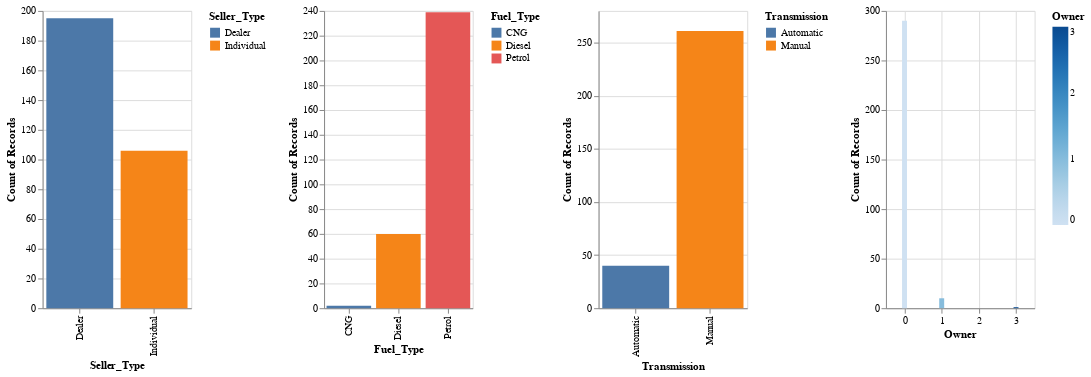

The code cell stored with this chart in its notebook:
### Code cell
import altair as alt

# Definindo a seleção de intervalo
interval = alt.selection_interval()

# Gráfico de barras para Seller_Type
bar1 = alt.Chart(base_car).mark_bar().encode(
    x = alt.X('Seller_Type'),
    y = alt.Y('count()'),
    tooltip = ('Seller_Type', 'count()'),
    color = alt.condition(interval, 'Seller_Type', alt.value('lightgray'))
).properties(
    width = 150
).add_selection(
    interval
)

# Gráfico de barras para Fuel_Type
bar2 = alt.Chart(base_car).mark_bar().encode(
    x = alt.X('Fuel_Type'),
    y = alt.Y('count()'),
    tooltip = ('Fuel_Type', 'count()'),
    color = alt.condition(interval, 'Fuel_Type', alt.value('lightgray'))
).properties(
    width = 150
).add_selection(
    interval
)

# Gráfico de barras para Transmission
bar3 = alt.Chart(base_car).mark_bar().encode(
    x = alt.X('Transmission'),
    y = alt.Y('count()'),
    tooltip = ('Transmission', 'count()'),
    color = alt.condition(interval, 'Transmission', alt.value('lightgray'))
).properties(
    width = 150
).add_selection(
    interval
)

# Gráfico de barras para Owner
bar4 = alt.Chart(base_car).mark_bar().encode(
    x = alt.X('Owner'),
    y = alt.Y('count()'),
    tooltip = ('Owner', 'count()'),
    color = alt.condition(interval, 'Owner', alt.value('lightgray'))
).properties(
    width = 150
).add_selection(
    interval
)

# Juntando os gráficos
(bar1 | bar2 | bar3 | bar4)

### Figure 1 — Vega-Lite specification as saved in the notebook (floating-point values rounded to 4 significant figures; data arrays with more than 128 entries replaced by an {"elided": "..."} marker saying what was removed)
{"config": {"view": {"continuousWidth": 400, "continuousHeight": 300}}, "hconcat": [{"mark": "bar", "encoding": {"color": {"condition": {"field": "Seller_Type", "type": "nominal", "selection": "selector001"}, "value": "lightgray"}, "tooltip": [{"field": "Seller_Type", "type": "nominal"}, {"aggregate": "count", "type": "quantitative"}], "x": {"field": "Seller_Type", "type": "nominal"}, "y": {"aggregate": "count", "type": "quantitative"}}, "selection": {"selector001": {"type": "interval"}}, "width": 150}, {"mark": "bar", "encoding": {"color": {"condition": {"field": "Fuel_Type", "type": "nominal", "selection": "selector001"}, "value": "lightgray"}, "tooltip": [{"field": "Fuel_Type", "type": "nominal"}, {"aggregate": "count", "type": "quantitative"}], "x": {"field": "Fuel_Type", "type": "nominal"}, "y": {"aggregate": "count", "type": "quantitative"}}, "selection": {"selector001": {"type": "interval"}}, "width": 150}, {"mark": "bar", "encoding": {"color": {"condition": {"field": "Transmission", "type": "nominal", "selection": "selector001"}, "value": "lightgray"}, "tooltip": [{"field": "Transmission", "type": "nominal"}, {"aggregate": "count", "type": "quantitative"}], "x": {"field": "Transmission", "type": "nominal"}, "y": {"aggregate": "count", "type": "quantitative"}}, "selection": {"selector001": {"type": "interval"}}, "width": 150}, {"mark": "bar", "encoding": {"color": {"condition": {"field": "Owner", "type": "quantitative", "selection": "selector001"}, "value": "lightgray"}, "tooltip": [{"field": "Owner", "type": "quantitative"}, {"aggregate": "count", "type": "quantitative"}], "x": {"field": "Owner", "type": "quantitative"}, "y": {"aggregate": "count", "type": "quantitative"}}, "selection": {"selector001": {"type": "interval"}}, "width": 150}], "data": {"name": "data-5575af47bf60edff7f26772eaa32c28d"}, "$schema": "https://vega.github.io/schema/vega-lite/v4.17.0.json", "datasets": {"data-5575af47bf60edff7f26772eaa32c28d": {"elided": "301 records"}}}
